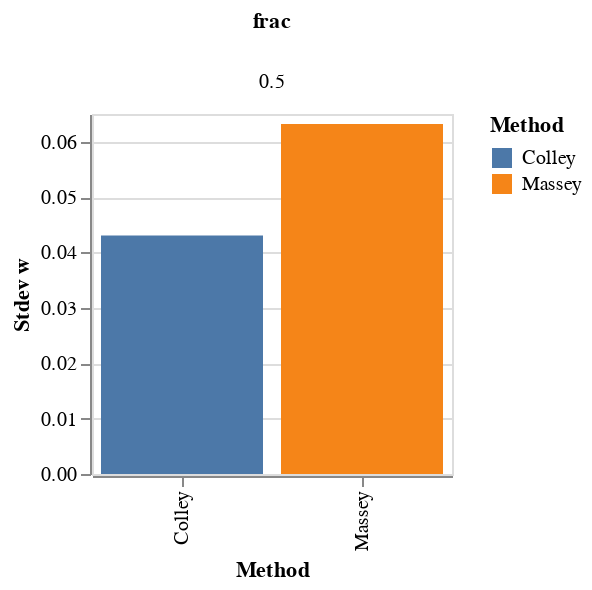

Notebook source saved alongside this figure:
### Code cell
import altair as alt

alt.Chart(ws.groupby(['frac','Method'])['w'].std().to_frame().reset_index()).mark_bar().encode(
    x='Method',
    y=alt.Y('w',title="Stdev w"),
    color='Method'#,
    #column='Year:N'
).properties(
    width=180,
    height=180
).facet(column='frac')

### Figure 1 — Vega-Lite specification as saved in the notebook (floating-point values rounded to 4 significant figures)
{"config": {"view": {"continuousWidth": 400, "continuousHeight": 300}}, "data": {"name": "data-c9965c71bd58434c654d98f54864eee7"}, "facet": {"column": {"type": "quantitative", "field": "frac"}}, "spec": {"mark": "bar", "encoding": {"color": {"type": "nominal", "field": "Method"}, "x": {"type": "nominal", "field": "Method"}, "y": {"type": "quantitative", "field": "w", "title": "Stdev w"}}, "height": 180, "width": 180}, "$schema": "https://vega.github.io/schema/vega-lite/v4.8.1.json", "datasets": {"data-c9965c71bd58434c654d98f54864eee7": [{"frac": 0.5, "Method": "Colley", "w": 0.04308}, {"frac": 0.5, "Method": "Massey", "w": 0.0632}]}}
